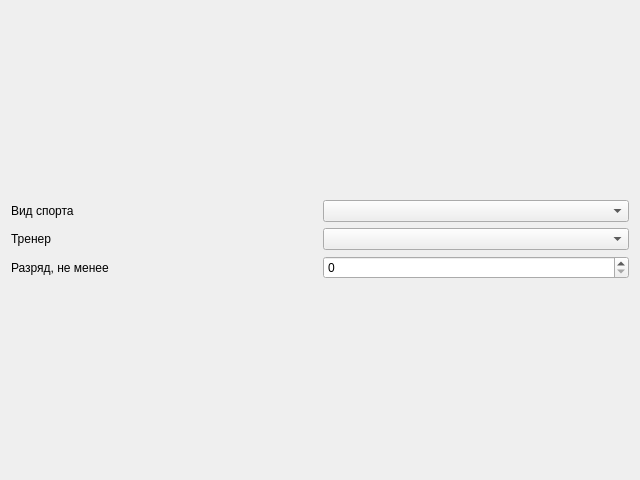
<?xml version="1.0" encoding="UTF-8"?>
<ui version="4.0">
 <class>AthleteViewer</class>
 <widget class="QWidget" name="AthleteViewer">
  <property name="geometry">
   <rect>
    <x>0</x>
    <y>0</y>
    <width>640</width>
    <height>480</height>
   </rect>
  </property>
  <property name="windowTitle">
   <string>Form</string>
  </property>
  <layout class="QGridLayout" name="gridLayout_2">
   <item row="0" column="0">
    <layout class="QGridLayout" name="gridLayout">
     <item row="2" column="0">
      <widget class="QLabel" name="label_2">
       <property name="text">
        <string>Разряд, не менее</string>
       </property>
      </widget>
     </item>
     <item row="2" column="1">
      <widget class="QSpinBox" name="sbCategory"/>
     </item>
     <item row="0" column="1">
      <widget class="QComboBox" name="cbSportType"/>
     </item>
     <item row="0" column="0">
      <widget class="QLabel" name="label">
       <property name="text">
        <string>Вид спорта</string>
       </property>
      </widget>
     </item>
     <item row="1" column="0">
      <widget class="QLabel" name="label_3">
       <property name="text">
        <string>Тренер</string>
       </property>
      </widget>
     </item>
     <item row="1" column="1">
      <widget class="QComboBox" name="cbCoach"/>
     </item>
    </layout>
   </item>
  </layout>
 </widget>
 <resources/>
 <connections/>
</ui>
